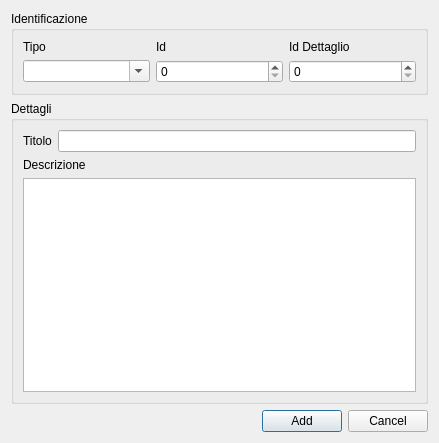
<?xml version="1.0" encoding="UTF-8"?>
<ui version="4.0">
 <class>AddRequirement</class>
 <widget class="QDialog" name="AddRequirement">
  <property name="geometry">
   <rect>
    <x>0</x>
    <y>0</y>
    <width>439</width>
    <height>443</height>
   </rect>
  </property>
  <property name="windowTitle">
   <string>Dialog</string>
  </property>
  <layout class="QGridLayout" name="gridLayout_3">
   <item row="0" column="0" colspan="3">
    <widget class="QGroupBox" name="groupBox">
     <property name="title">
      <string>Identificazione</string>
     </property>
     <layout class="QGridLayout" name="gridLayout">
      <item row="0" column="0">
       <widget class="QLabel" name="label">
        <property name="text">
         <string>Tipo</string>
        </property>
       </widget>
      </item>
      <item row="0" column="1">
       <widget class="QLabel" name="label_2">
        <property name="text">
         <string>Id</string>
        </property>
       </widget>
      </item>
      <item row="0" column="2">
       <widget class="QLabel" name="label_3">
        <property name="text">
         <string>Id Dettaglio</string>
        </property>
       </widget>
      </item>
      <item row="1" column="0">
       <widget class="QComboBox" name="cmbType">
        <property name="editable">
         <bool>true</bool>
        </property>
       </widget>
      </item>
      <item row="1" column="1">
       <widget class="QSpinBox" name="idEdt"/>
      </item>
      <item row="1" column="2">
       <widget class="QSpinBox" name="idDetEdt"/>
      </item>
     </layout>
    </widget>
   </item>
   <item row="1" column="0" colspan="3">
    <widget class="QGroupBox" name="groupBox_2">
     <property name="title">
      <string>Dettagli</string>
     </property>
     <layout class="QGridLayout" name="gridLayout_2">
      <item row="0" column="0">
       <layout class="QHBoxLayout" name="horizontalLayout">
        <item>
         <widget class="QLabel" name="label_4">
          <property name="text">
           <string>Titolo</string>
          </property>
         </widget>
        </item>
        <item>
         <widget class="QLineEdit" name="titleEdt"/>
        </item>
       </layout>
      </item>
      <item row="1" column="0">
       <widget class="QLabel" name="label_5">
        <property name="text">
         <string>Descrizione</string>
        </property>
       </widget>
      </item>
      <item row="2" column="0">
       <widget class="QPlainTextEdit" name="descEdt"/>
      </item>
     </layout>
    </widget>
   </item>
   <item row="2" column="0">
    <spacer name="horizontalSpacer">
     <property name="orientation">
      <enum>Qt::Horizontal</enum>
     </property>
     <property name="sizeHint" stdset="0">
      <size>
       <width>248</width>
       <height>20</height>
      </size>
     </property>
    </spacer>
   </item>
   <item row="2" column="1">
    <widget class="QPushButton" name="addBtn">
     <property name="text">
      <string>Add</string>
     </property>
    </widget>
   </item>
   <item row="2" column="2">
    <widget class="QPushButton" name="cancelBtn">
     <property name="text">
      <string>Cancel</string>
     </property>
    </widget>
   </item>
  </layout>
 </widget>
 <resources/>
 <connections>
  <connection>
   <sender>cancelBtn</sender>
   <signal>clicked()</signal>
   <receiver>AddRequirement</receiver>
   <slot>accept()</slot>
   <hints>
    <hint type="sourcelabel">
     <x>383</x>
     <y>422</y>
    </hint>
    <hint type="destinationlabel">
     <x>436</x>
     <y>360</y>
    </hint>
   </hints>
  </connection>
 </connections>
</ui>
